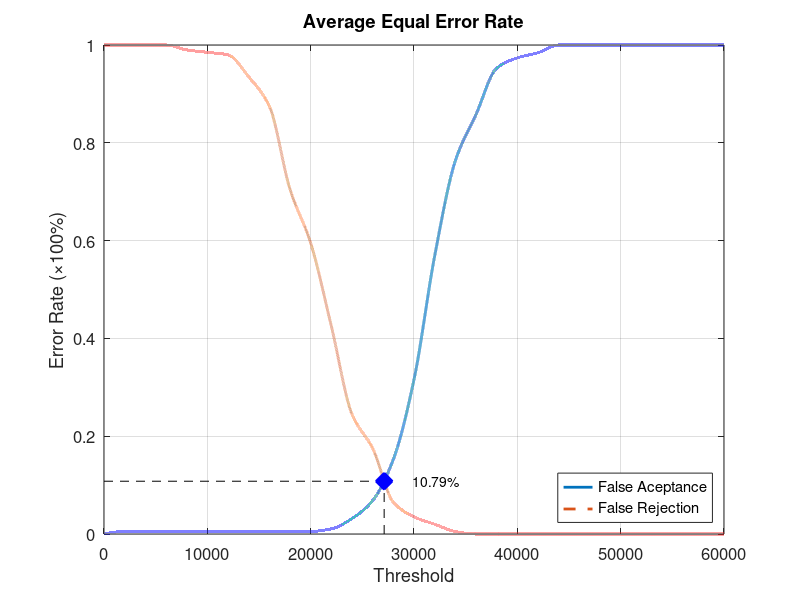
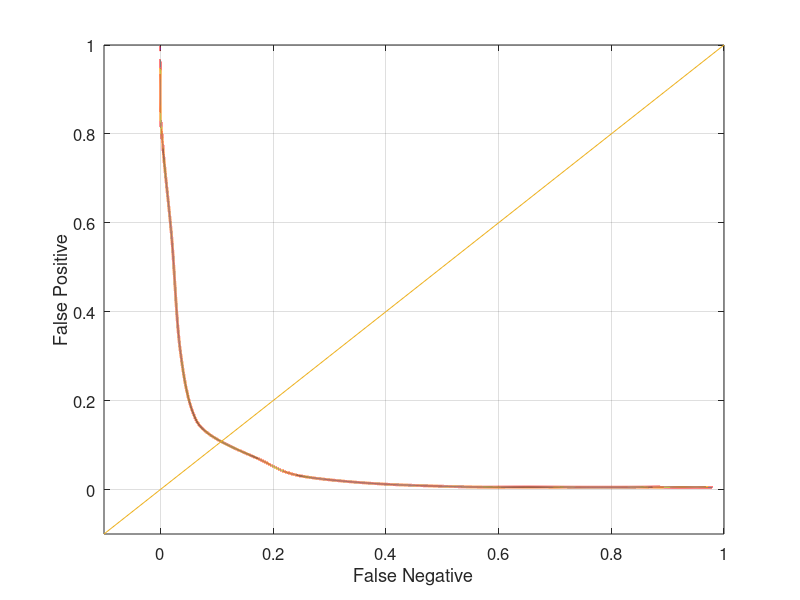

Recreate these plots in MATLAB, in order.
function yEER = Database3_3
close all;
clear;
clc;
x = 0:2000:60000;
xq = 0:0.5:60000;

y0 = [0 0.00526316 0.00526316 0.00526316 0.00526316 0.00526316 0.00526316 0.00526316 0.00526316 0.00526316 0.00526316 0.0105263 0.0315789 0.0684211 0.152632 0.315789 0.568421 0.763158 0.857895 0.952632 0.973684 0.984211 1 1 1 1 1 1 1 1 1];
yy0 = interp1(x, y0, xq, 'pchip');
y1 = [1 1 1 1 0.99 0.985 0.98 0.935 0.875 0.705 0.595 0.425 0.245 0.175 0.065 0.035 0.02 0.005 0 0 0 0 0 0 0 0 0 0 0 0 0];
yy1 = interp1(x, y1, xq, 'pchip');

% Calculating EER: 
y2 = abs(y0 - y1);
find(y2 == min(y2))
yy2 = abs(yy0 - yy1);
xEER = find(yy2 == min(yy2));
xEERIndex = xq(xEER) % X-axis EER
yEER = yy0(xEER) % Y-axis EER

main = figure
plot(xq, yy0,'-','LineWidth', 2);	hold on
plot(xq, yy1,'--','LineWidth', 2);	hold on
plot([xEERIndex xEERIndex], [0 yEER], 'k--');	hold on
plot([0 xEERIndex], [yEER yEER], 'k--');	hold on
plot(xEERIndex, yEER, 'bx', 'LineWidth', 10);	hold on
text(xEERIndex + 10 * xEERIndex / 100, yEER, [num2str(round((10000 * yEER)) / 100) '%'])
legend('False Aceptance', 'False Rejection', 'Location', 'SouthEast')
xlabel('Threshold')
ylabel('Error Rate (\times100%)')
title('Average Equal Error Rate')
set(gca, 'FontSize', 12)
axis([0 60000 0 1])
grid on

print(main, 'Database3_3Main', '-dpng');
FNRxFPR = figure('Color', [1 1 1]);
plot(yy1, yy0, '-', yy1, yy0, 'LineWidth', 2);
hold on
y = -0.1:0.1:1
plot(y, y); 
set(gca, 'FontSize', 12)
xlabel('False Negative')
ylabel('False Positive')
axis([-0.1 1 -0.1 1])
set(gca, 'FontSize', 12)
grid on

print(FNRxFPR, 'Database3_3FNRxFPR','-dpng');
end
